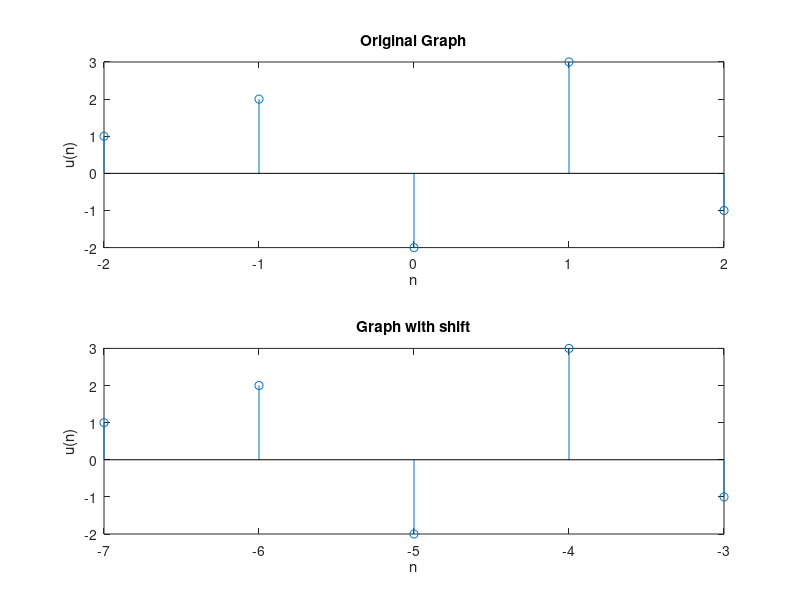

Here is the MATLAB script that generated this plot:
clear all
clc

n = -2:2;
x1 = [1,2,-2,3,-1];
L = length(n);

shift = input('Enter the required shift : ');

n1 = -2 - shift;
n2 = 2 - shift;
no = n1:n2;

figure
subplot(2,1,1);
stem(n, x1)
xlabel('n');
ylabel('u(n)');
title('Original Graph');

subplot(2,1,2);
stem(no, x1)
xlabel('n');
ylabel('u(n)');
title('Graph with shift');
